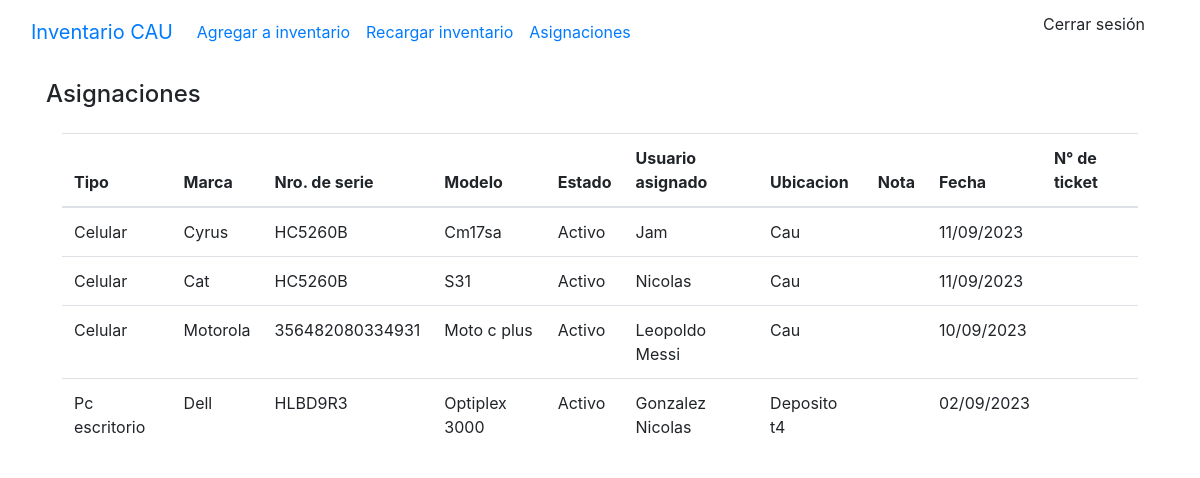
The page /asignaciones on the database as committed earlier.
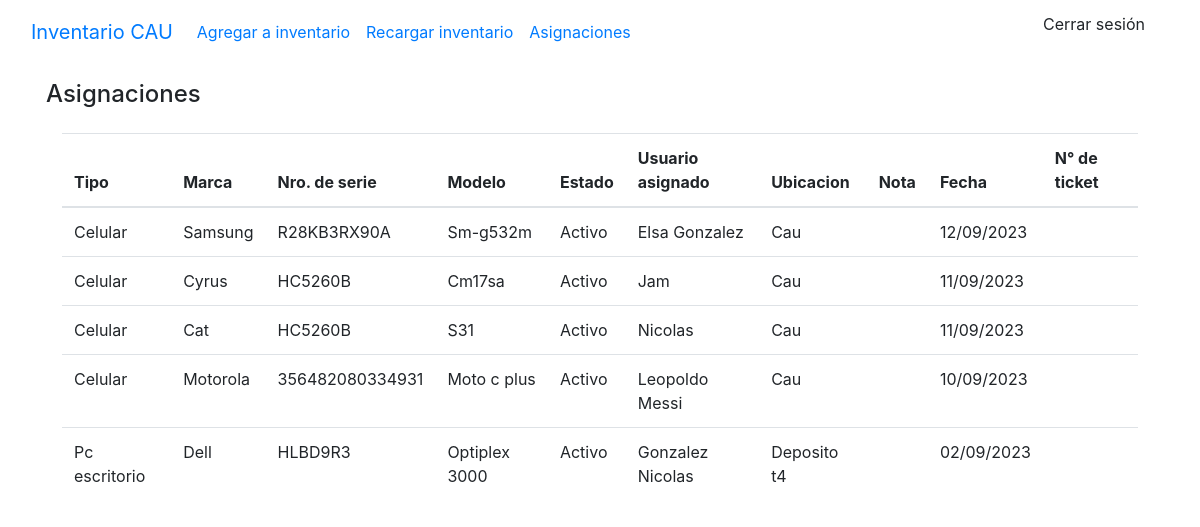
The same page on the database as committed later.
### stockaep/models.py (models this page shows, shortened)
class Asignacion(models.Model):
    hardware = models.OneToOneField(Hardware, on_delete=models.DO_NOTHING)
    usuario = models.CharField(max_length=50)
    fecha_creacion = models.DateTimeField(auto_now_add=True)
    nro_ticket = models.CharField(blank=True, max_length=10)
    nota = models.TextField(blank=True, max_length=200)

class Hardware(models.Model):
    tipo = models.ForeignKey(Tipo, on_delete=models.CASCADE)
    marca = models.ForeignKey(Marca, on_delete=models.CASCADE)
    modelo = models.ForeignKey(Modelo, on_delete=models.CASCADE)
    nro_de_serie = models.CharField(max_length=100, blank=True)
    ubicacion = models.ForeignKey(Ubicacion, on_delete=models.CASCADE)
    estado = models.ForeignKey(Estado, on_delete=models.CASCADE)
    observaciones = models.TextField(max_length=500, blank=True)
    class Meta:
        ordering = ['tipo']

class Tipo(models.Model):
    name = models.CharField(max_length=50, unique=True)
    class Meta:
        ordering = ['name']
    def __str__(self) -> str:
        return self.name

class Marca(models.Model):
    nombre = models.CharField(max_length=50, null=False, default='S/D', unique=True)
    class Meta:
        ordering = ['nombre']
    def __str__(self):
        return self.nombre

class Modelo(models.Model):
    nombre = models.CharField(max_length=100, null=False, default='S/D')
    marca = models.ForeignKey(Marca, on_delete=models.CASCADE, default=1)
    def __str__(self):
        return self.nombre

class Estado(models.Model):
    estados_hardware = (
    ('Activo', 'Activo'),
    ('En uso', 'En uso'),
    ('Fuera de Servicio', 'Fuera de Servicio'),
    ('Scrap', 'Scrap'),
    ('Scrap', 'RMA')
)
    nombre = models.CharField(choices=estados_hardware, max_length=50)
    def __str__(self):
        return f'{self.nombre}'

class Ubicacion(models.Model):
    nombre = models.CharField(max_length=50)
    def __str__(self):
        return self.nombre

### stockaep/views.py (the view)
# urls.py: path('asignaciones', views.asignaciones, name='asignaciones')
def asignaciones(request):
    ctx = {'link':'asignaciones'}
    asignaciones = Asignacion.objects.filter()
    ctx['asignaciones'] = asignaciones
    return render(request, 'main.html', ctx)

### templates/main.html (shortened to what this page needs)
{% load static %}
<!DOCTYPE html>
<html lang="en">
<head>
    <link rel="stylesheet" href="https://stackpath.bootstrapcdn.com/bootstrap/4.5.0/css/bootstrap.min.css"0>
</head>
<body>
    {% include "navbar.html" %}
    {% if link == 'index' %}
        {% include 'list_hardware.html' %}
    {% elif link == 'create' %}
        {% include 'add_to_inventary.html' %}
    {% elif link == 'edit' %}
        {% include 'edit_hardware.html' %}
    {% elif link == 'notification' %}
        {% include 'notifications.html' %}
    {% elif link == 'asignaciones'%}
        {% include 'asignaciones.html' %}
    {% endif %}
</body>
</html>

### templates/asignaciones.html
{% load static%}
{% block content %}
<div class="container p-3">
    <h4>Asignaciones</h4>
    <div class="container p-3 table-responsive">
        <table class="table table-hover">
            <thead>
                <tr>
                    <th scope="col">Tipo</th>
                    <th scope="col">Marca</th>
                    <th scope="col">Nro. de serie</th>
                    <th scope="col">Modelo</th>
                    <th scope="col">Estado</th>
                    <th scope="col">Usuario asignado</th>
                    <th scope="col">Ubicacion</th>
                    <th scope="col">Nota</th>
                    <th scope="col">Fecha</th>
                    <th scope="col">N° de ticket</th>
                </tr>
            </thead>
            <tbody>
                {% for a in asignaciones reversed%}
                    <tr>
                        <td>{{a.hardware.tipo}}</td>
                        <td>{{a.hardware.marca}}</td>
                        <td>{{a.hardware.nro_de_serie}}</td>
                        <td>{{a.hardware.modelo}}</td>
                        <td>{{a.hardware.estado}}</td>
                        <td>{{a.usuario}}</td>
                        <td>{{a.hardware.ubicacion}}</td>
                        <td>{{a.nota}}</td>
                        <td>{{a.fecha_creacion|date:"d/m/Y"}}</td>
                        <td>{{a.nro_ticket}}</td>
                    </tr>
                {% endfor %}
            </tbody>
        </table>
    </div>
</div>
{% endblock %}

Rows that differ between the two databases and show on the page:
added Asignacion: hardware.tipo "Celular", hardware.marca "Samsung", hardware.nro_de_serie "R28KB3RX90A", hardware.modelo "Sm-g532m", hardware.estado "Activo", usuario "Elsa Gonzalez", hardware.ubicacion "Cau", fecha_creacion "12/09/2023"
